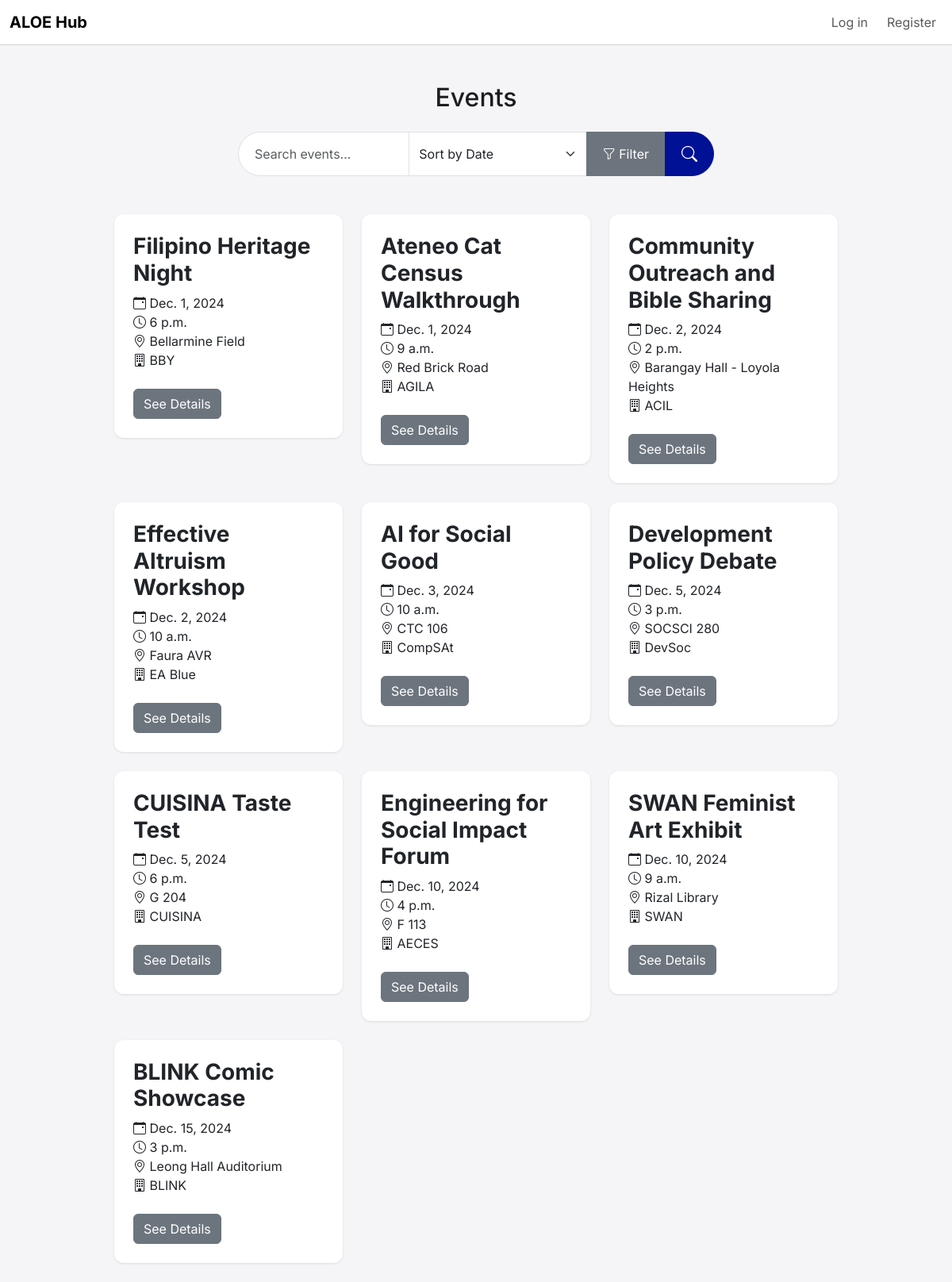
Screenshot of /events/ with the database file from the repository.
### events/models.py (models this page shows, shortened)
class Event(models.Model):
    PARTICIPATION_CHOICES = [
        ('everyone', 'Everyone'),
        ('members', 'Members Only'),
        ('ateneans', 'Ateneans Only'),
    ]
    title = models.CharField(max_length=200)
    description = models.TextField()
    date = models.DateField()
    time = models.TimeField()
    location = models.CharField(max_length=200)
    participation = models.CharField(max_length=10, choices=PARTICIPATION_CHOICES, default='everyone')
    favorited_by = models.ManyToManyField(User, related_name='favorited_events', blank=True)
    organized_by = models.ForeignKey(
        'organizations.Organization',
        on_delete=models.SET_NULL,
        null=True,
        blank=True,
        related_name='organized_events'
    )
    tags = models.ManyToManyField(Tag, related_name='events')
    created_at = models.DateTimeField(auto_now_add=True)
    updated_at = models.DateTimeField(auto_now=True)

### organizations/models.py (models this page shows, shortened)
class Organization(models.Model):
    COA = 'COA'
    LIONS = 'LIONS'
    OTHER = 'OTHER'
    CATEGORY_CHOICES = [
        (COA, 'COA'),
        (LIONS, 'LIONS'),
        (OTHER, 'Other'),
    ]
    org_code = models.CharField(max_length=10, unique=True)
    name = models.CharField(max_length=200)
    description = models.TextField()
    category = models.CharField(
        max_length=10,
        choices=CATEGORY_CHOICES,
        default=OTHER,
    )
    created_at = models.DateTimeField(auto_now_add=True)
    updated_at = models.DateTimeField(auto_now=True)

### events/views.py (the view, shortened to what this page needs)
# urls.py: path('', views.event_list, name='event-list'),
def event_list(request):
    query = request.GET.get('q')
    sort_by = request.GET.get('sort_by', 'date')
    events = Event.objects.all()
    if 'event_type' in request.GET and request.GET['event_type']:
        events = events.filter(event_type=request.GET['event_type'])
    if 'time_after' in request.GET and request.GET['time_after']:
        events = events.filter(time__gte=request.GET['time_after'])
    if 'location' in request.GET and request.GET['location']:
        events = events.filter(location__icontains=request.GET['location'])
    if 'tags' in request.GET and request.GET['tags']:
        tags = [tag.strip() for tag in request.GET['tags'].split(',')]
        events = events.filter(tags__name__in=tags).distinct()
    if 'participation' in request.GET and request.GET['participation']:
        events = events.filter(participation=request.GET['participation'])
    start_time = time.time()
    events = quick_sort(events, sort_by)
    end_time = time.time()
    elapsed_time = end_time - start_time
    print(f"Quick Sort Algorithm Analysis: O(n log n)")
    print(f"Time taken for sorting: {elapsed_time:.6f} seconds")
    return render(request, 'events/events.html', {'events': events})

### events/views.py (called while the page is built)
def quick_sort(events, sort_by):
    if len(events) <= 1:
        return events
    pivot = events[len(events) // 2]
    key_func = {
        'title': lambda x: x.title,
        'location': lambda x: x.location,
        'date': lambda x: x.date
    }.get(sort_by, lambda x: x.date)
    left = [x for x in events if key_func(x) < key_func(pivot)]
    middle = [x for x in events if key_func(x) == key_func(pivot)]
    right = [x for x in events if key_func(x) > key_func(pivot)]
    return quick_sort(left, sort_by) + middle + quick_sort(right, sort_by)

### templates/events/events.html (shortened to what this page needs)
{% extends 'base.html' %}
{% block content %}
<div class="container mt-5">
    <h2 class="text-center mb-4">Events</h2>
        <form method="GET" action="{% url 'event-list' %}" class="d-flex justify-content-center mb-5">
            <div class="input-group" style="max-width: 600px;">
                <input type="text" name="q" class="form-control rounded-pill-start" placeholder="Search events..." value="{{ request.GET.q }}" aria-label="Search events">
            <select name="sort_by" class="form-select">
                <option value="date" {% if request.GET.sort_by == 'date' %}selected{% endif %}>Sort by Date</option>
            </select>
                <button class="btn btn-secondary" type="button" data-bs-toggle="collapse" data-bs-target="#filterOptions" aria-expanded="false" aria-controls="filterOptions">
                    <i class="bi bi-funnel"></i> Filter
                </button>
                <button type="submit" class="btn btn-primary rounded-pill-end">
                    <i class="bi bi-search"></i>
                </button>
            </div>
        </form>
    <div class="row">
        {% for event in events %}
            <div class="col-md-4 mb-4">
                <div class="card">
                    <div class="card-body">
                        <h5 class="card-title">{{ event.title }}</h5>
                        <p class="card-text">
                            <i class="bi bi-calendar-event"></i> {{ event.date }}<br>
                            <i class="bi bi-clock"></i> {{ event.time }}<br>
                            <i class="bi bi-geo-alt"></i> {{ event.location }}<br>
                            <i class="bi bi-building"></i> {{ event.organized_by.org_code }}
                        </p>
                        <a href="{% url 'event-detail' event.id %}" class="btn btn-secondary mt-2">See Details</a>
                    </div>
                </div>
            </div>
        {% endfor %}
    </div>
</div>
{% endblock %}

### static/css/styles.css (style rules this page uses)
:root { --bs-primary: #001196; }
body { font-family: 'Inter', sans-serif; background-color: #f5f5f7; color: #1d1d1f; padding-top: 56px; }
.btn-primary { background-color: var(--bs-primary); border-color: var(--bs-primary); }
.card { border: none; border-radius: 12px; box-shadow: 0 1px 3px rgba(0, 0, 0, 0.1); }
.card-body { padding: 1.5rem; }
.card-title { font-size: 1.75rem; font-weight: 700; }
.card-text { font-size: 1rem; line-height: 1.5; }
.container { max-width: 960px; }
.input-group .form-control { border-radius: 50px 0 0 50px; padding: 0.75rem 1.25rem; font-size: 1rem; }
.input-group .btn { border-radius: 0 50px 50px 0; padding: 0.75rem 1.25rem; font-size: 1rem; }
.input-group .btn .bi-search { font-size: 1.25rem; }

### templates/base.html (style rules this page uses)
body { font-family: 'Inter', sans-serif; }

### rows the page displays
Event: title "Filipino Heritage Night", date "Dec. 1, 2024", time "6 p.m.", location "Bellarmine Field", organized_by.org_code "BBY"
Event: title "Ateneo Cat Census Walkthrough", date "Dec. 1, 2024", time "9 a.m.", location "Red Brick Road", organized_by.org_code "AGILA"
Event: title "Community Outreach and Bible Sharing", date "Dec. 2, 2024", time "2 p.m.", location "Barangay Hall - Loyola Heights", organized_by.org_code "ACIL"
Event: title "Effective Altruism Workshop", date "Dec. 2, 2024", time "10 a.m.", location "Faura AVR", organized_by.org_code "EA Blue"
Event: title "AI for Social Good", date "Dec. 3, 2024", time "10 a.m.", location "CTC 106", organized_by.org_code "CompSAt"
Event: title "Development Policy Debate", date "Dec. 5, 2024", time "3 p.m.", location "SOCSCI 280", organized_by.org_code "DevSoc"
Event: title "CUISINA Taste Test", date "Dec. 5, 2024", time "6 p.m.", location "G 204", organized_by.org_code "CUISINA"
Event: title "Engineering for Social Impact Forum", date "Dec. 10, 2024", time "4 p.m.", location "F 113", organized_by.org_code "AECES"
Event: title "SWAN Feminist Art Exhibit", date "Dec. 10, 2024", time "9 a.m.", location "Rizal Library", organized_by.org_code "SWAN"
Event: title "BLINK Comic Showcase", date "Dec. 15, 2024", time "3 p.m.", location "Leong Hall Auditorium", organized_by.org_code "BLINK"
